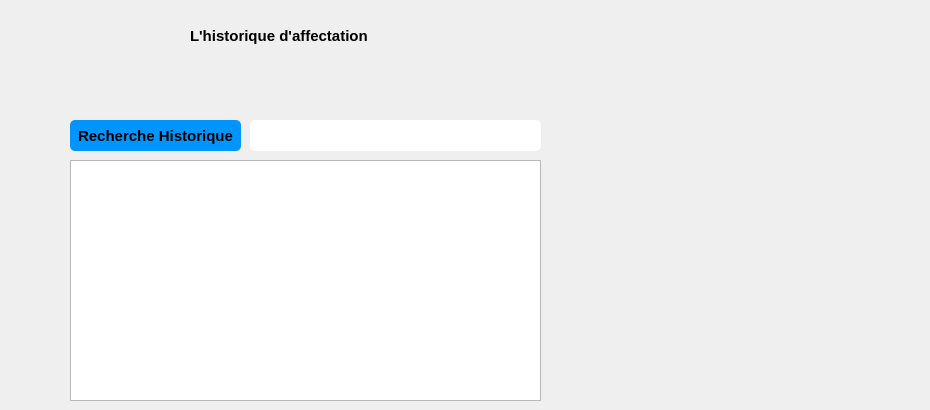
   <widget class="QWidget" name="page">
    <widget class="QTextBrowser" name="affectation_Historique">
     <property name="geometry">
      <rect>
       <x>70</x>
       <y>160</y>
       <width>471</width>
       <height>241</height>
      </rect>
     </property>
     <property name="font">
      <font>
       <pointsize>11</pointsize>
       <weight>75</weight>
       <bold>true</bold>
      </font>
     </property>
    </widget>
    <widget class="QPushButton" name="pushButton">
     <property name="geometry">
      <rect>
       <x>540</x>
       <y>290</y>
       <width>121</width>
       <height>111</height>
      </rect>
     </property>
     <property name="font">
      <font>
       <pointsize>11</pointsize>
       <weight>75</weight>
       <bold>true</bold>
      </font>
     </property>
     <property name="styleSheet">
      <string notr="true">QPushButton { border: none;image :url(C:/Users/ASUS/Downloads/tools-and-utensils (2).png);}
QPushButton:hover
{
border: none;image :url(C:/Users/ASUS/Downloads/technology.png);
}
</string>
     </property>
     <property name="text">
      <string/>
     </property>
    </widget>
    <widget class="QPushButton" name="pushButton_3">
     <property name="geometry">
      <rect>
       <x>900</x>
       <y>0</y>
       <width>21</width>
       <height>23</height>
      </rect>
     </property>
     <property name="styleSheet">
      <string notr="true">QPushButton { border: none;image :url(C:/Users/ASUS/Downloads/orientation.png);}
QPushButton:hover
{
border: none;image :url(C:/Users/ASUS/Downloads/orientation (1).png);
}
</string>
     </property>
     <property name="text">
      <string/>
     </property>
    </widget>
    <widget class="QPushButton" name="pushButton_5">
     <property name="geometry">
      <rect>
       <x>870</x>
       <y>0</y>
       <width>21</width>
       <height>23</height>
      </rect>
     </property>
     <property name="styleSheet">
      <string notr="true">QPushButton { border: none;image :url(C:/Users/ASUS/Downloads/left-chevron.png);}
QPushButton:hover
{
border: none;image :url(C:/Users/ASUS/Downloads/arrows.png);
}
</string>
     </property>
     <property name="text">
      <string/>
     </property>
    </widget>
    <widget class="QPushButton" name="pushButton_8">
     <property name="geometry">
      <rect>
       <x>70</x>
       <y>120</y>
       <width>171</width>
       <height>31</height>
      </rect>
     </property>
     <property name="font">
      <font>
       <pointsize>11</pointsize>
       <weight>75</weight>
       <bold>true</bold>
      </font>
     </property>
     <property name="styleSheet">
      <string notr="true">QPushButton {
padding: 5px;
border-radius: 5px;
background-color:#0094ff;
font-weight: bold;
}
QPushButton:hover
{
color :white;
}</string>
     </property>
     <property name="text">
      <string>Recherche Historique</string>
     </property>
    </widget>
    <widget class="QLineEdit" name="Recherche_Historique_affectation">
     <property name="geometry">
      <rect>
       <x>250</x>
       <y>120</y>
       <width>291</width>
       <height>31</height>
      </rect>
     </property>
     <property name="styleSheet">
      <string notr="true">QLineEdit {
padding: 5px;
border-radius: 5px;

font-weight: bold;
}</string>
     </property>
    </widget>
    <widget class="QLabel" name="label_20">
     <property name="geometry">
      <rect>
       <x>190</x>
       <y>20</y>
       <width>201</width>
       <height>31</height>
      </rect>
     </property>
     <property name="font">
      <font>
       <pointsize>11</pointsize>
       <weight>75</weight>
       <bold>true</bold>
      </font>
     </property>
     <property name="text">
      <string>L'historique d'affectation </string>
     </property>
    </widget>
   </widget>
